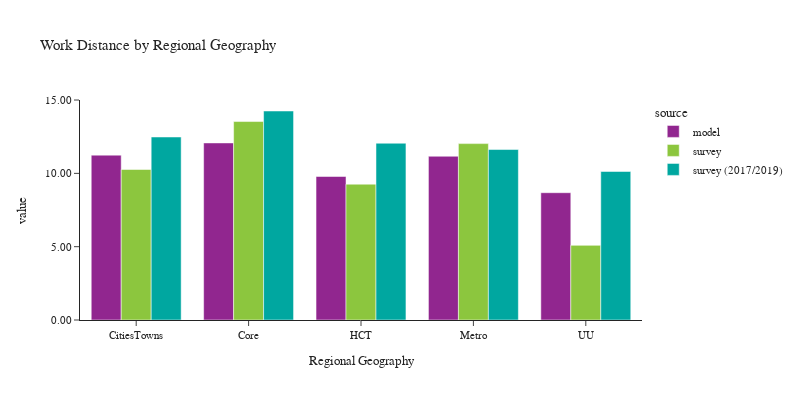

The cell this chart's notebook holds for it:
### Code cell
plot_work_location(df_workers, 'rg_proposed_work', 'Regional Geography', 'Regional Geography')

### Figure 1 — Plotly figure (JSON) as saved in the notebook; plotly's stock layout.template omitted (floating-point values rounded to 4 significant figures)
{"data": [{"alignmentgroup": "True", "customdata": [[119878], [634961], [294116], [1006131], [34505]], "hovertemplate": "source=model<br>rg_proposed_work=%{x}<br>value=%{y}<br>sample count=%{customdata[0]}<extra></extra>", "legendgroup": "model", "marker": {"color": "#91268F", "pattern": {"shape": ""}}, "name": "model", "offsetgroup": "model", "orientation": "v", "showlegend": true, "textposition": "auto", "type": "bar", "x": ["CitiesTowns", "Core", "HCT", "Metro", "UU"], "xaxis": "x", "y": [11.24, 12.07, 9.787, 11.17, 8.68], "yaxis": "y"}, {"alignmentgroup": "True", "customdata": [[340], [813], [469], [699], [58]], "hovertemplate": "source=survey<br>rg_proposed_work=%{x}<br>value=%{y}<br>sample count=%{customdata[0]}<extra></extra>", "legendgroup": "survey", "marker": {"color": "#8CC63E", "pattern": {"shape": ""}}, "name": "survey", "offsetgroup": "survey", "orientation": "v", "showlegend": true, "textposition": "auto", "type": "bar", "x": ["CitiesTowns", "Core", "HCT", "Metro", "UU"], "xaxis": "x", "y": [10.26, 13.53, 9.262, 12.03, 5.089], "yaxis": "y"}, {"alignmentgroup": "True", "customdata": [[852], [1813], [911], [1521], [111]], "hovertemplate": "source=survey (2017/2019)<br>rg_proposed_work=%{x}<br>value=%{y}<br>sample count=%{customdata[0]}<extra></extra>", "legendgroup": "survey (2017/2019)", "marker": {"color": "#00A7A0", "pattern": {"shape": ""}}, "name": "survey (2017/2019)", "offsetgroup": "survey (2017/2019)", "orientation": "v", "showlegend": true, "textposition": "auto", "type": "bar", "x": ["CitiesTowns", "Core", "HCT", "Metro", "UU"], "xaxis": "x", "y": [12.48, 14.25, 12.05, 11.63, 10.13], "yaxis": "y"}], "layout": {"barmode": "group", "font": {"size": 11}, "height": 400, "legend": {"title": {"text": "source"}, "tracegroupgap": 0}, "title": {"text": "Work Distance by Regional Geography"}, "width": 800, "xaxis": {"anchor": "y", "domain": [0.0, 1.0], "title": {"text": "Regional Geography"}}, "yaxis": {"anchor": "x", "domain": [0.0, 1.0], "tickformat": ".2f", "title": {"text": "value"}}}}
